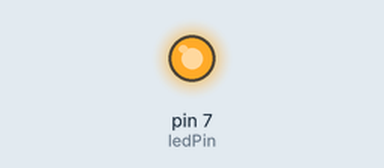
Simulated run of this sketch. Board: Arduino Uno, built with avr-gcc and run on an emulated ATmega328P. On the bench: output pins drawn as LEDs (lit = HIGH). No radio packets arrive unless stated; what the sketch prints to the serial monitor is not drawn.

Above: at 1.0 s.
At 3.0 s:
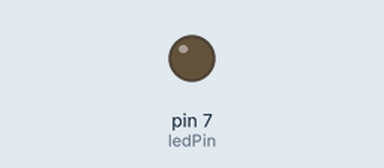
Timing chart, 0 to 5.3 s (numbered marks = the images above):
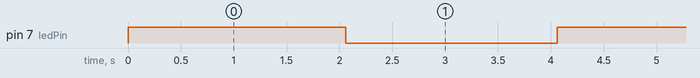

Measured:
- by itself, pin 7 (ledPin): alternates HIGH for 2.1 s and LOW for 2.0 s

The sketch:

transmitter.ino
```cpp
// Radio Frequency Transmitter Module Code
// Micro-controller: Arduino UNO
// Author: Bhavesh Asanabada
// To download libraries visit: https://github.com/PaulStoffregen/RadioHead.git
// For more info about RadioHead visit: https://www.airspayce.com/mikem/arduino/RadioHead/


// Include RadioHead Amplitude Shift Keying Library
#include <RH_ASK.h>

// Include dependant SPI Library
#include <SPI.h>

// The data pin of transmitter is set as default, refer the library code.

// Set LED pin
#define ledPin 7

// Create Amplitude Shift Keying Object
RH_ASK rf_driver;

void setup()
  {
    // Initialize ASK Object
    rf_driver.init();

    // Begin the serial monitor at 9600 Baud rate.
    Serial.begin(9600);

    pinMode(ledPin, OUTPUT);
  }

void loop()
  {
    // Set a message to transmit
    const char *msg = "Hello World";

    if(rf_driver.send((uint8_t *)msg, strlen(msg)))
      {
        Serial.println("Message Transmitted");

        // To indicate the message is transmitted
        digitalWrite(ledPin, HIGH);
      }

    rf_driver.waitPacketSent();
    delay(2000);

    digitalWrite(ledPin, LOW);
    delay(2000);

  }
```
